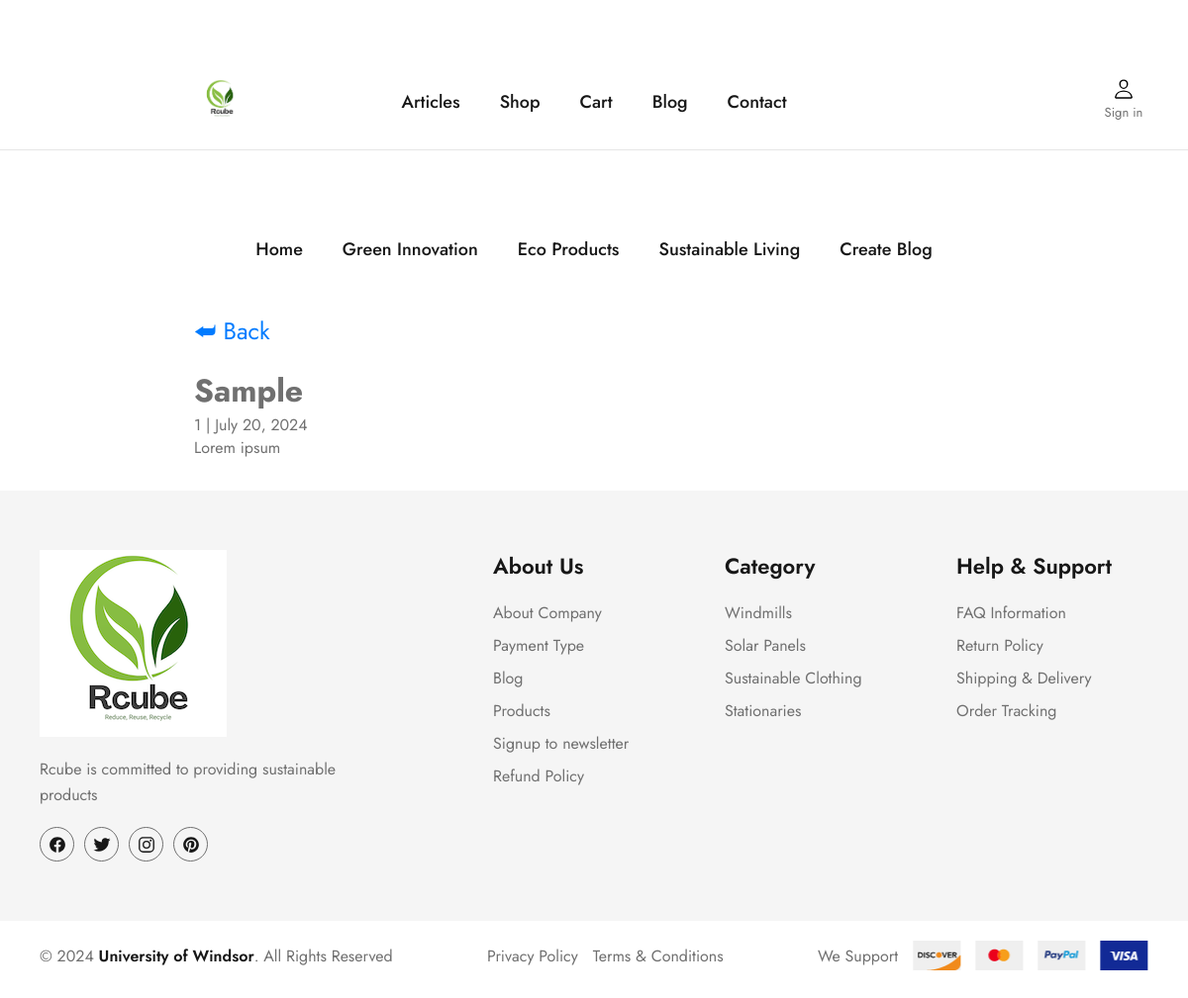
/blog/green_innovation/sample/, run on the app's committed database.
### blog/models.py (models this page shows, shortened)
class GreenInnovation(models.Model):
    title = models.CharField(max_length=200, unique=True)
    slug = models.SlugField(max_length=200, unique=True)
    author = models.CharField(max_length=100, default="Unknown Author")
    updated_on = models.DateTimeField(auto_now=True)
    content = models.TextField()
    created_on = models.DateTimeField(auto_now_add=True)
    status = models.IntegerField(choices=STATUS, default=0)
    image = models.ImageField(upload_to='images/', blank=True, null=True)
    class Meta:
        ordering = ['-created_on']

### blog/views.py (the view)
# urls.py: path('green_innovation/<slug:slug>/', GreenInnovationDetail.as_view(), name='green_innovation_detail'),
class GreenInnovationDetail(generic.DetailView):
    model = GreenInnovation
    template_name = 'blog/green_innovation_detail.html'

### blog/templates/blog/green_innovation_detail.html (shortened to what this page needs)
{% extends 'blog/base.html' %}
{% block content %}
<div class="outer-container">
  <div class="inner-container">
    <div class="row justify-content-center">
      <div class="col-md-8">
        <div class="card mb-4 mt-3">
          <div class="card-body">
            <a href="{{ request.META.HTTP_REFERER }}" class="back-link">&#11176; Back</a>
            <h1 class="card-title mt-3 mb-3">{% block title %}{{ object.title }}{% endblock title %}</h1>
            <p class="text-muted">{{ object.author }} | {{ object.created_on|date:"F j, Y" }}</p>
            <p class="card-text">{{ object.content|safe }}</p>
          </div>
        </div>
      </div>
    </div>
  </div>
</div>
{% endblock content %}

### static/css/style.css (style rules this page uses)
:root { --middle-blue-green: hsl(176, 35%, 63%); --sonic-silver: hsl(0, 0%, 44%); --eerie-black: hsl(0, 0%, 9%); --ocean-green: hsl(148, 45%, 58%); --candy-pink: hsl(356, 65%, 63%); --cultured: hsl(0, 0%, 96%); --white: hsl(0, 0%, 100%); --black: hsl(0, 0%, 0%); --ff-jost: "Jost", sans-serif; --fs-1: 2.5rem; --fs-2: 1.75rem; --fs-3: 1.625rem; --fs-4: 1.5rem; --fs-5: 1.375rem; --fs-6: 1.25rem; --fs-7: 1.125rem; --fs-8: 0.938rem; --fs-9: 0.875rem; --fs-10: 0.813rem; --fw-500: 500; --fw-600: 600; --transition-1: 0.25s ease; --transition-2: 0.75s ease; --cubic-out: cubic-bezier(0.51, 0.03, 0.64, 0.28); --cubic-in: cubic-bezier(0.33, 0.85, 0.56, 1.02); --section-padding: 60px; }
*, *::before, *::after { margin: 0; padding: 0; box-sizing: border-box; }
a { text-decoration: none; }
a, img, span, input, button, ion-icon { display: block; }
html { font-family: var(--ff-jost); color: var(--sonic-silver); scroll-behavior: smooth; }
body { background: var(--white); padding-block: 70px; }
a, button { transition: var(--transition-1); }
@media (min-width: 480px) { :root { --fs-1: 3rem; --fs-2: 2rem; } }
@media (min-width: 580px) { :root { --fs-1: 3.75rem; --fs-2: 2.375rem; --fs-3: 2.25rem; } }
@media (min-width: 992px) { :root { --fs-1: 5rem; } }
@media (min-width: 992px) { body { padding-block: 0; } }

### blog/templates/blog/green_innovation_detail.html (style rules this page uses)
body { margin-top: 50px; margin-bottom: 50px; }
.outer-container { display: flex; justify-content: center; padding: 0 15px; }
.inner-container { width: 100%; max-width: 80%; }
.back-link { font-size: 24px; display: inline-block; margin-bottom: 20px; color: #007bff; text-decoration: none; }
.card-body { padding: 2rem; }

### data on the page
GreenInnovation: title "Sample", author "1", created_on "July 20, 2024", content "Lorem ipsum"
